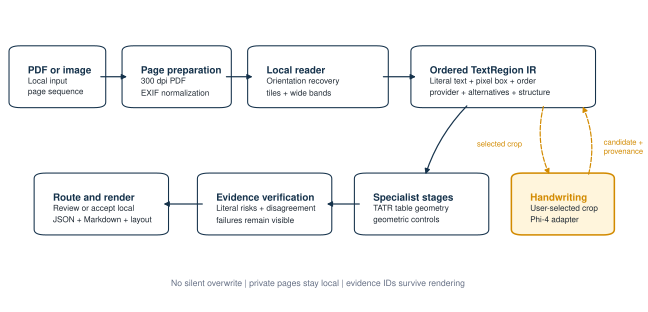

This chart was generated by the following Python code:
"""Evidence-linked OCR architecture. Regenerate: python pipeline_architecture.py"""

from __future__ import annotations

from pathlib import Path

import matplotlib.patches as patches

from orx_figstyle import WIDE, figure, save, use_style

OUTPUT = Path(__file__).with_name("pipeline_architecture")
NAVY = "#15324B"
AMBER = "#D28A00"
TEXT = "#1F2933"
MUTED = "#667085"
LINE = "#AEB7C2"
PAPER = "#F7F8FA"


def add_box(
    ax,
    x: float,
    y: float,
    width: float,
    height: float,
    label: str,
    detail: str,
    *,
    accent: bool = False,
) -> None:
    edge = AMBER if accent else NAVY
    face = "#FFF5DC" if accent else "#FFFFFF"
    box = patches.FancyBboxPatch(
        (x, y),
        width,
        height,
        boxstyle="round,pad=0.012,rounding_size=0.018",
        linewidth=1.15 if accent else 0.8,
        edgecolor=edge,
        facecolor=face,
    )
    ax.add_patch(box)
    ax.text(
        x + 0.018,
        y + height * 0.63,
        label,
        ha="left",
        va="center",
        fontsize=7.4,
        fontweight="bold",
        color=edge,
    )
    ax.text(
        x + 0.018,
        y + height * 0.31,
        detail,
        ha="left",
        va="center",
        fontsize=6.1,
        color=TEXT,
        linespacing=1.2,
    )


def add_arrow(
    ax,
    start: tuple[float, float],
    end: tuple[float, float],
    *,
    color: str = NAVY,
    dashed: bool = False,
    curve: float = 0,
) -> None:
    arrow = patches.FancyArrowPatch(
        start,
        end,
        arrowstyle="-|>",
        mutation_scale=8,
        linewidth=0.9,
        color=color,
        linestyle="--" if dashed else "-",
        connectionstyle=f"arc3,rad={curve}",
    )
    ax.add_patch(arrow)


def main() -> None:
    use_style()
    fig, ax = figure(width=WIDE, ratio=0.48)
    ax.set_xlim(0, 1)
    ax.set_ylim(0, 1)
    ax.set_axis_off()
    ax.set_xlabel("Document flow")
    ax.set_facecolor(PAPER)

    add_box(ax, 0.02, 0.67, 0.13, 0.18, "PDF or image", "Local input\npage sequence")
    add_box(
        ax,
        0.20,
        0.67,
        0.15,
        0.18,
        "Page preparation",
        "300 dpi PDF\nEXIF normalization",
    )
    add_box(
        ax,
        0.40,
        0.67,
        0.20,
        0.18,
        "Local reader",
        "Orientation recovery\ntiles + wide bands",
    )
    add_box(
        ax,
        0.66,
        0.67,
        0.27,
        0.18,
        "Ordered TextRegion IR",
        "Literal text + pixel box + order\nprovider + alternatives + structure",
    )

    add_box(
        ax,
        0.57,
        0.25,
        0.19,
        0.18,
        "Specialist stages",
        "TATR table geometry\ngeometric controls",
    )
    add_box(
        ax,
        0.32,
        0.25,
        0.19,
        0.18,
        "Evidence verification",
        "Literal risks + disagreement\nfailures remain visible",
    )
    add_box(
        ax,
        0.06,
        0.25,
        0.19,
        0.18,
        "Route and render",
        "Review or accept local\nJSON + Markdown + layout",
    )
    add_box(
        ax,
        0.82,
        0.25,
        0.14,
        0.18,
        "Handwriting",
        "User-selected crop\nPhi-4 adapter",
        accent=True,
    )

    add_arrow(ax, (0.15, 0.76), (0.20, 0.76))
    add_arrow(ax, (0.35, 0.76), (0.40, 0.76))
    add_arrow(ax, (0.60, 0.76), (0.66, 0.76))
    add_arrow(ax, (0.74, 0.67), (0.67, 0.43), curve=0.12)
    add_arrow(ax, (0.57, 0.34), (0.51, 0.34))
    add_arrow(ax, (0.32, 0.34), (0.25, 0.34))
    add_arrow(ax, (0.86, 0.67), (0.87, 0.43), color=AMBER, dashed=True, curve=0.18)
    add_arrow(ax, (0.93, 0.43), (0.92, 0.67), color=AMBER, dashed=True, curve=0.18)

    ax.text(0.825, 0.53, "selected crop", fontsize=5.7, color=AMBER, ha="right")
    ax.text(
        0.955,
        0.53,
        "candidate +\nprovenance",
        fontsize=5.7,
        color=AMBER,
        ha="left",
        va="center",
    )
    ax.text(
        0.5,
        0.08,
        "No silent overwrite  |  private pages stay local  |  evidence IDs survive rendering",
        ha="center",
        va="center",
        fontsize=6.5,
        color=MUTED,
    )
    save(fig, str(OUTPUT))


if __name__ == "__main__":
    main()
